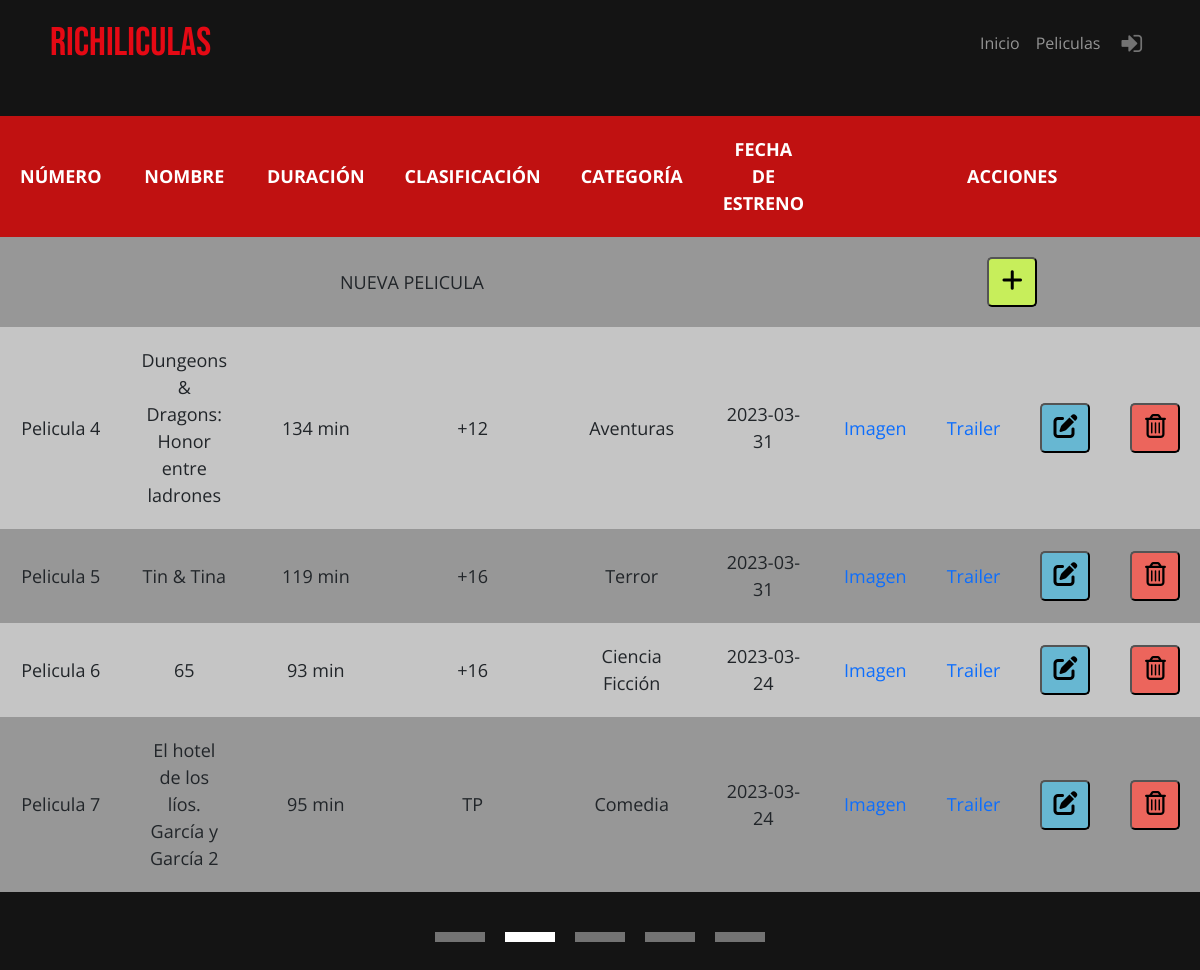
The page /controlador/admin/controlador_admin_peliculas.php?pagina_pelicula=2 on the database its author committed.
### tables this page shows
CREATE TABLE `pelicula` (
  `id_pelicula` smallint(6) NOT NULL,
  `nombre` varchar(200) NOT NULL,
  `imagen` varchar(200) DEFAULT NULL,
  `sinopsis` varchar(2000) DEFAULT NULL,
  `duracion` smallint(6) NOT NULL,
  `url` varchar(1000) DEFAULT NULL,
  `clasificacion` enum('TP','+7','+12','+16','+18') NOT NULL,
  `categoria` enum('Acción','Aventuras','Ciencia Ficción','Comedia','No-Ficción','Drama','Documental','Fantasía','Musical','Suspense','Terror','Thriller','Animación','Infantil') NOT NULL,
  `fecha_estreno` date DEFAULT NULL
);

### modelo/conexion.php (called while the page is built)
<?php
class Conexion
{
    private $servidor = "localhost";
    private $usuario = "root";
    private $clave = "";
    private $dbname = "cine";
    function conex()
    {
        try {
            return new PDO("mysql:host=$this->servidor;dbname=$this->dbname;charset=utf8", $this->usuario, $this->clave);
        } catch (PDOException $e) {
            return "Error" . $e->getMessage();
        }
    }
}
?>

### modelo/paginacion.php (called while the page is built, shortened)
<?php
include_once("conexion.php");
class Paginacion extends Conexion
{
    private $pagactual;
    private $resultadoporpag;
    private $indice;
    private $totalpag;
    private $conexion;
    private $tabla;
    function __construct($resultadoporpag, $tabla)
    {
        $this->tabla = $tabla;
        $this->conexion = parent::conex();
        $this->resultadoporpag = $resultadoporpag;
        $this->indice = 0;
        $this->pagactual = 1;
        $this->conexion = parent::conex();
        $this->calcularPag();
    }
    function calcularPag()
    {
        if ($this->tabla == 'pelicula' || $this->tabla == 'pelicula_admin') {
            $stmt = $this->conexion->prepare("SELECT COUNT(DISTINCT pelicula.id_pelicula) as total FROM pelicula;");
        } elseif ($this->tabla == 'sala') {
            $stmt = $this->conexion->prepare("SELECT COUNT(DISTINCT sala.id_sala) as total FROM sala;");
        }elseif ($this->tabla == 'usuario') {
            $stmt = $this->conexion->prepare("SELECT COUNT(DISTINCT usuario.id_usuario) as total FROM usuario;");
        }elseif ($this->tabla == 'entradas') {
            $stmt = $this->conexion->prepare("SELECT COUNT(DISTINCT reserva.id_reserva) as total FROM reserva;");
        }
        $stmt->execute();
        $this->numresultados = $stmt->fetch(PDO::FETCH_OBJ)->total;
        $this->totalpag = $this->numresultados / $this->resultadoporpag;
        if ($this->tabla == 'pelicula') {
            if (isset($_GET['pagina'])) {
                if (is_numeric($_GET['pagina'])) {
                    $this->pagactual = $_GET['pagina'];
                } else {
                    $this->pagactual = 1;
                }
                $this->indice = ($this->pagactual - 1) * ($this->resultadoporpag);
            }
        }  elseif ($this->tabla == 'pelicula_admin') {
            if (isset($_GET['pagina_pelicula'])) {
                if (is_numeric($_GET['pagina_pelicula'])) {
                    $this->pagactual = $_GET['pagina_pelicula'];
                } else {
                    $this->pagactual = 1;
                }
                $this->indice = ($this->pagactual - 1) * ($this->resultadoporpag);
            }
        }
    }
    function mostrar()
    {
        try {
            if ($this->tabla == 'pelicula' || $this->tabla == 'pelicula_admin') {
                $stmt = $this->conexion->prepare("SELECT DISTINCT id_pelicula, nombre,imagen,sinopsis,duracion, url, clasificacion,categoria, fecha_estreno FROM pelicula ORDER BY fecha_estreno DESC, id_pelicula ASC LIMIT $this->indice, $this->resultadoporpag;");
            } elseif ($this->tabla == 'sala') {
                $stmt = $this->conexion->prepare("SELECT DISTINCT id_sala,descripcion,capacidad,habilitada,luxury FROM sala ORDER BY id_sala LIMIT $this->indice, $this->resultadoporpag;");
            } elseif ($this->tabla == 'usuario') {
                $stmt = $this->conexion->prepare("SELECT DISTINCT id_usuario,nombre,apellido,correo,contrasena,rol FROM usuario ORDER BY id_usuario LIMIT $this->indice, $this->resultadoporpag;");
            }
            $stmt->execute();
            $registroarray = $stmt->fetchAll(PDO::FETCH_ASSOC);
            return $registroarray;
        } catch (PDOException $e) {
            echo "Error" . $e->getMessage();
        }
    }
    function numeritos()
    {
        $array = array();
        for ($i = 0; $i < $this->totalpag; $i++) {
            $array[] = $i + 1;
        }
        return $array;
    }
}

### vista/pelicula/pelicula_admin.php (the view, shortened to what this page needs)
<!DOCTYPE html>
<html lang="en">
<head>
    <link rel="stylesheet" href="vista/css/tablasAdmin.css">
    <link rel="stylesheet" href="vista/css/estilos.css">
    <link href="https://cdn.jsdelivr.net/npm/bootstrap@5.3.0-alpha1/dist/css/bootstrap.min.css" rel="stylesheet">
</head>
<body>
    <?php
    include "vista/menu.php";
    ?>
    <table id='table'>
        <thead>
            <th data-titulo='Número'>NÚMERO</th>
            <th data-titulo='Nombre'>NOMBRE</th>
            <th data-titulo='Duración'>DURACIÓN</th>
            <th data-titulo='Clasificación'>CLASIFICACIÓN</th>
            <th data-titulo='Categoria'>CATEGORÍA</th>
            <th data-titulo='Fecha de estreno'>FECHA DE ESTRENO</th>
            <th data-titulo='acciones' colspan="4">ACCIONES</th>
        </thead>
        <tr>
            <td colspan="6">NUEVA PELICULA</td>
            <td colspan="4">
                <form method="post" action="index.php">
                    <button class="insert" name="nueva_pelicula" title="Añadir"><i class='fas fa-plus' style='font-size:24px'></i></button>
                </form>
            </td>
        </tr>
        <?php
        foreach ($arraypeliculaspaginado_pelicula as $row) {
        ?>
            <tr>
                <td data-titulo='Número'><?php echo 'Pelicula ' . $row['id_pelicula'] ?></td>
                <td data-titulo='Nombre'><?php echo $row['nombre'] ?></td>
                <td data-titulo='Duración'><?php echo $row['duracion'] . ' min' ?></td>
                <td data-titulo='Clasificación'><?php echo $row['clasificacion'] ?></td>
                <td data-titulo='Categoria'><?php echo $row['categoria'] ?></td>
                <td data-titulo='Fecha de estreno'><?php echo $row['fecha_estreno'] ?></td>
                <td>
                    <?php if ($row['imagen'] != null) { ?>
                        <a href="vista/fotos/<?php echo $row['imagen'] ?>" target="_blank" style="text-decoration: none">Imagen</a>
                    <?php } else { ?>
                    <?php } ?>
                </td>
                <td>
                    <?php if ($row['url'] != null) { ?>
                        <a href="<?php echo 'https://www.youtube.com/embed/' . $row['url'] ?>" target="_blank" style="text-decoration: none">Trailer</a>
                    <?php } else { ?>
                    <?php } ?>
                </td>
                <td>
                    <form method="post" action="index.php">
                        <button class="edit" name="editar_pelicula" title="Editar"><i class='fas fa-edit' style='font-size:24px'></i></button>
                    </form>
                </td>
                <td>
                    <form method="post" action="index.php">
                        <button class="trash" name="borrar_peli" title="Borrar"><i class='far fa-trash-alt' style='font-size:24px'></i></button>
                    </form>
                </td>
            </tr>
        <?php
        }
        ?>
    </table>
    <div id='contain'>
        <div id='dentro' style="margin-top: 0px; margin-bottom:40px">
            <?php
            foreach ($num_pelicula as $a) {
                if (isset($_GET["pagina_pelicula"])) {
                    if ($_GET["pagina_pelicula"] == $a) {
            ?>
                        <a href='?pagina_pelicula=<?= ($a) ?>'>
                            <div id='colorea' class='dentro'></div>
                        </a>
                    <?php
                    } else {
                    ?>
                        <a href='?pagina_pelicula=<?= ($a) ?>'>
                            <div class='dentro'></div>
                        </a>
                    <?php
                    }
                }
            }
            ?>
        </div>
    </div>
</body>
</html>

### vista/css/tablasAdmin.css (style rules this page uses)
table { background-color: white; text-align: center; border-collapse: collapse; margin: 0 auto; font-size: 18px; width: 90%; margin-top: 30px; }
th, td { padding: 20px; }
th { background-color: #c01111; border-bottom: solid 5px #0F362D; color: white; }
tr:nth-child(even) { background-color: #c5c5c5; }
tr:nth-child(odd) { background-color: rgb(151, 151, 151); }
button.edit { background-color: #67b7d2; border-radius: 5px; width: 50px; height: 50px; }
button.trash { background-color: #ec655c; border-radius: 5px; width: 50px; height: 50px; }
button.insert { background-color: #c7ee5b; border-radius: 5px; width: 50px; height: 50px; }

### vista/css/estilos.css (style rules this page uses)
:root { --rojo: #E50914; --fondo: #141414; }
* { margin: 0; padding: 0; box-sizing: border-box; }
body { background: var(--fondo); font-family: 'Open Sans', sans-serif; }
#contain { margin-top: 40px; background-color: transparent; display: flex; justify-content: center; align-items: center; }
#dentro { background-color: transparent; position: relative; width: 50%; margin: 0; display: flex; justify-content: center; align-items: center; gap: 20px 20px; flex-wrap: wrap; }
#dentro a { text-decoration: none; }
.dentro { background-color: #737373; color: white; width: 50px; height:10px; display: flex; text-align: center; justify-content: center; align-items: center; }
#colorea { background-color: white; color: white; font-weight: bold; }

### rows shown on the page
pelicula: id_pelicula "4", nombre "Dungeons & Dragons: Honor entre ladrones", duracion "134", clasificacion "+12", categoria "Aventuras", fecha_estreno "2023-03-31"
pelicula: id_pelicula "5", nombre "Tin & Tina", duracion "119", clasificacion "+16", categoria "Terror", fecha_estreno "2023-03-31"
pelicula: id_pelicula "6", nombre "65", duracion "93", clasificacion "+16", categoria "Ciencia Ficción", fecha_estreno "2023-03-24"
pelicula: id_pelicula "7", nombre "El hotel de los líos. García y García 2", duracion "95", clasificacion "TP", categoria "Comedia", fecha_estreno "2023-03-24"
